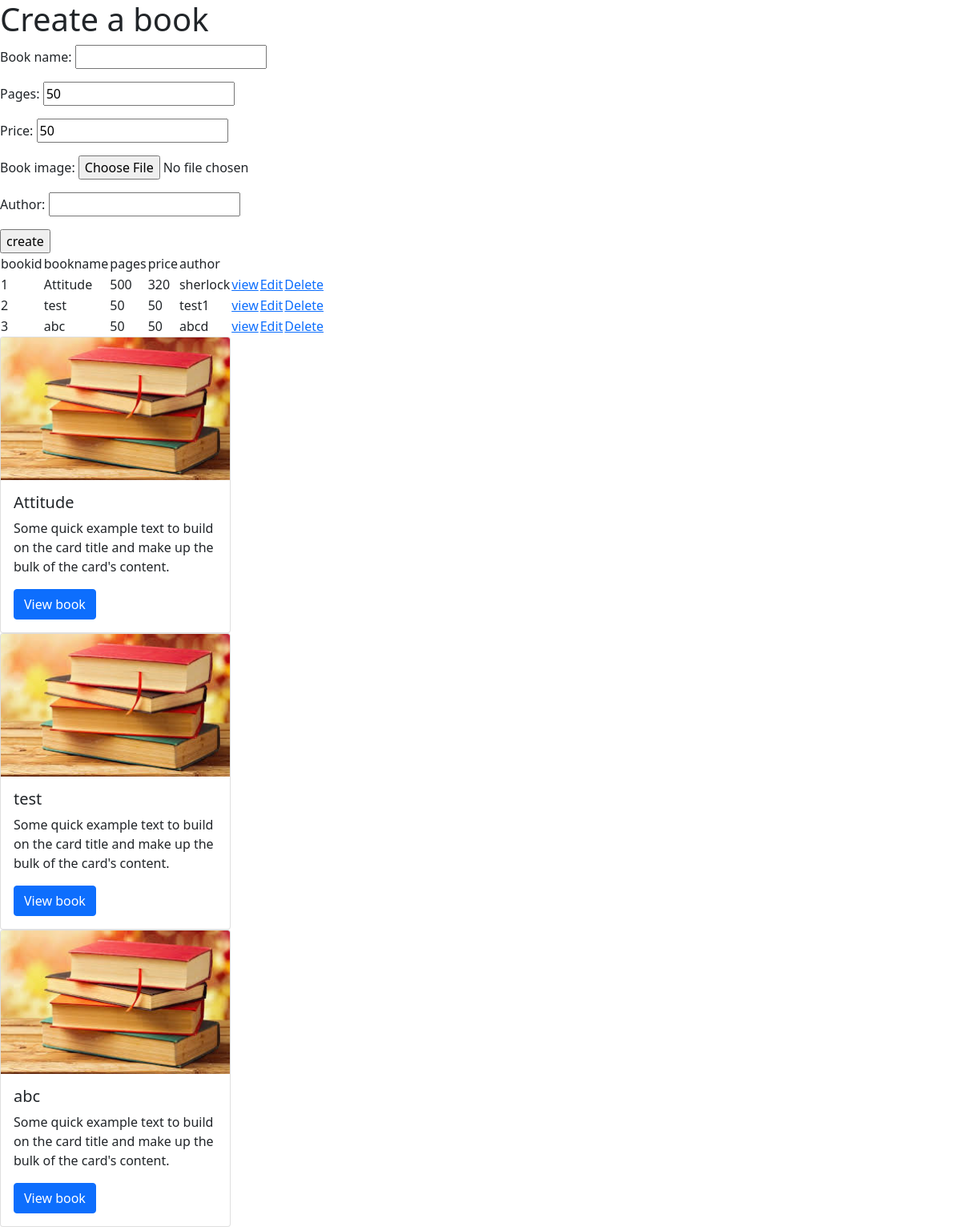
/book/create, run on the app's committed database.
### book/models.py (models this page shows)
class Book(models.Model):
    book_name=models.CharField(max_length=120,unique=True)
    pages=models.IntegerField(default=50)
    price = models.IntegerField(default=50)
    book_image=models.ImageField(upload_to="images")
    author=models.CharField(max_length=120)
    def __str__(self):
        return self.book_name

### book/views.py (the view, shortened to what this page needs)
# urls.py: path('create',bookcreate,name="create"),
def bookcreate(request):
    form=BookCreateForm()
    context={}
    context["form"]=form
    template_name="book/createbook.html"
    books=Book.objects.all()
    context["books"]=books
    return render(request,template_name,context)

### book/forms.py (shortened to what this page needs)
class BookCreateForm(ModelForm):
    class Meta:
        model=Book
        fields="__all__"

### book/templates/book/createbook.html (shortened to what this page needs)
<!DOCTYPE html>
<html lang="en">
<head>
<link href="https://cdn.jsdelivr.net/npm/bootstrap@5.0.0-beta2/dist/css/bootstrap.min.css" rel="stylesheet">
</head>
<body>
<h1>Create a book</h1>
<form action="" method="post" enctype="multipart/form-data">
    {{form.as_p}}
    <input type="submit" value="create">
</form>
<table>
    <tr>
        <td>bookid</td>
        <td>bookname</td>
        <td>pages</td>
        <td>price</td>
        <td>author</td>
    </tr>
    {%for book in books%}
    <tr>
        <td>{{book.id}}</td>
        <td>{{book.book_name}}</td>
        <td>{{book.pages}}</td>
        <td>{{book.price}}</td>
        <td>{{book.author}}</td>
        <td><a href="{%url 'view' book.id%}">view</a></td>
        <td><a href="{%url 'update' book.id%}">Edit</a></td>
        <td><a href="{%url 'delete' book.id%}">Delete</a></td>
    </tr>
    {%endfor%}
</table>
{%for book in books%}
<div class="card" style="width: 18rem;">
  <img src="{{book.book_image.url}}" class="card-img-top" alt="...">
  <div class="card-body">
    <h5 class="card-title">{{book.book_name}}</h5>
    <p class="card-text">Some quick example text to build on the card title and make up the bulk of the card's content.</p>
    <a href="{%url 'view' book.id%}" class="btn btn-primary">View book</a>
  </div>
</div>
{%endfor%}
</body>
</html>

### data on the page
Book: id "1", book_name "Attitude", pages "500", price "320", author "sherlock", book_image (picture)
Book: id "2", book_name "test", pages "50", price "50", author "test1", book_image (picture)
Book: id "3", book_name "abc", pages "50", price "50", author "abcd", book_image (picture)
